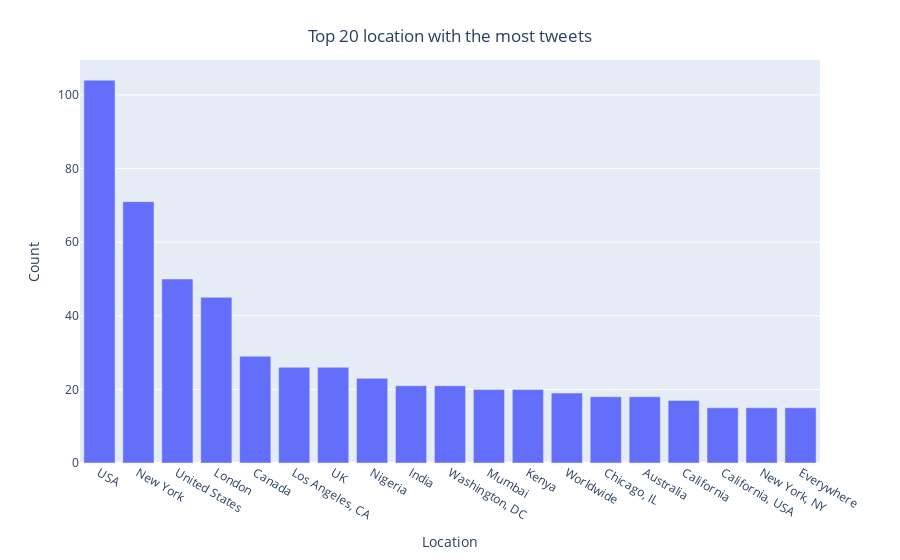

Notebook code cell kept with this figure:
### Markdown cell above
Hãy cùng nhìn xem địa điểm nào có nhiều tweet nhất.

### Code cell
top_location = train_df.groupby("location")["target"].count().sort_values(ascending=False).head(20)
top_location = top_location[top_location.index != "None"]

fig = px.bar(top_location, x=top_location.index, y=top_location.values)
fig.update_layout(xaxis={'type': 'category'},
                yaxis_title = "Count",
                xaxis_title = "Location",
                title={
                    'text': 'Top 20 location with the most tweets',
                    'x': 0.5,  # Giữa trục x
                    'xanchor': 'center',  # Căn giữa theo trục x
                    'yanchor': 'top'  # Căn theo trục y
                })


fig.show()

### Figure 1 — Plotly figure (JSON) as saved in the notebook; plotly's stock layout.template omitted (floating-point values rounded to 4 significant figures)
{"data": [{"alignmentgroup": "True", "hovertemplate": "location=%{x}<br>y=%{y}<extra></extra>", "legendgroup": "", "marker": {"color": "#636efa", "pattern": {"shape": ""}}, "name": "", "offsetgroup": "", "orientation": "v", "showlegend": false, "textposition": "auto", "type": "bar", "x": ["USA", "New York", "United States", "London", "Canada", "Los Angeles, CA", "UK", "Nigeria", "India", "Washington, DC", "Mumbai", "Kenya", "Worldwide", "Chicago, IL", "Australia", "California", "California, USA", "New York, NY", "Everywhere"], "xaxis": "x", "y": [104, 71, 50, 45, 29, 26, 26, 23, 21, 21, 20, 20, 19, 18, 18, 17, 15, 15, 15], "yaxis": "y"}], "layout": {"barmode": "relative", "legend": {"tracegroupgap": 0}, "margin": {"t": 60}, "title": {"text": "Top 20 location with the most tweets", "x": 0.5, "xanchor": "center", "yanchor": "top"}, "xaxis": {"anchor": "y", "domain": [0, 1], "title": {"text": "Location"}, "type": "category"}, "yaxis": {"anchor": "x", "domain": [0, 1], "title": {"text": "Count"}}}}
